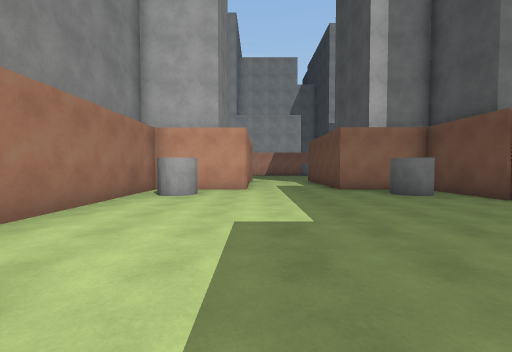
view 1 (above)

21 first-person views from a walk through a scene from a Unity 3-D project. The camera is 1.4 m above the floor, tilts 2° down and sees 90° across. The floor is counted in squares, 2 m on a side. Each view is taken from the middle of a square. On the plan, view 1 faces up. The plan holds only what a view shows up to about 9 squares ahead; the rest is blank. The place goes on beyond the plan. The player character is not drawn. Surface patterns are stand-ins for the level's own textures.

view 2
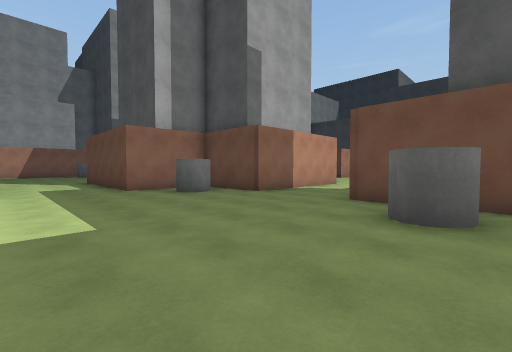

view 3
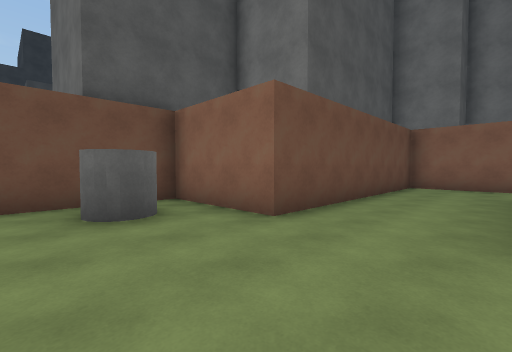

view 4
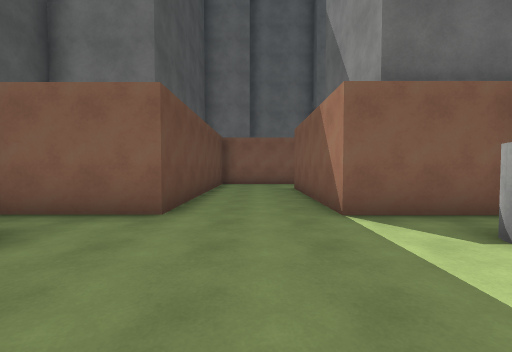

view 5
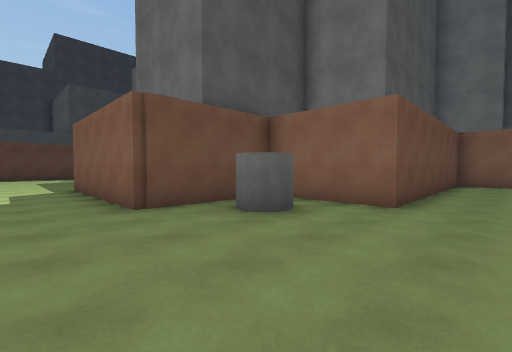

view 6
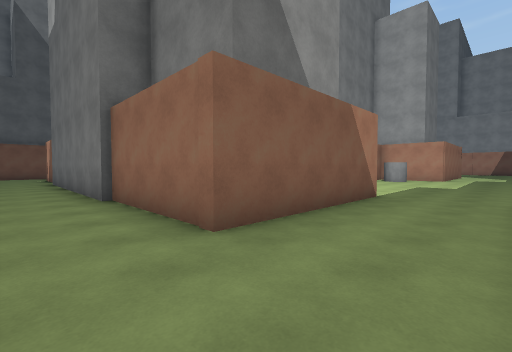

view 7
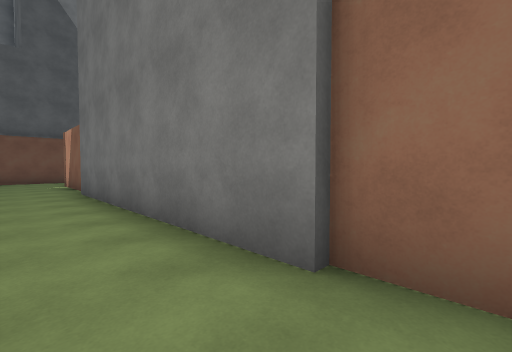

view 8
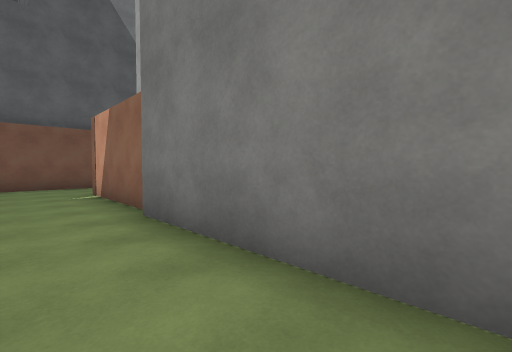

view 9
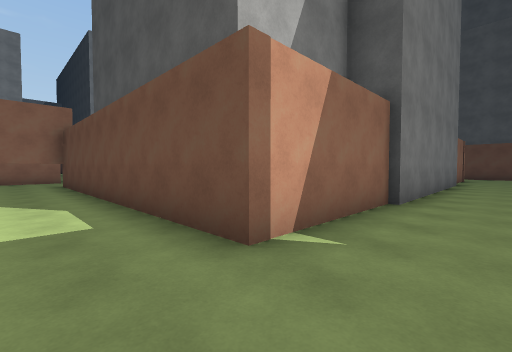

view 10
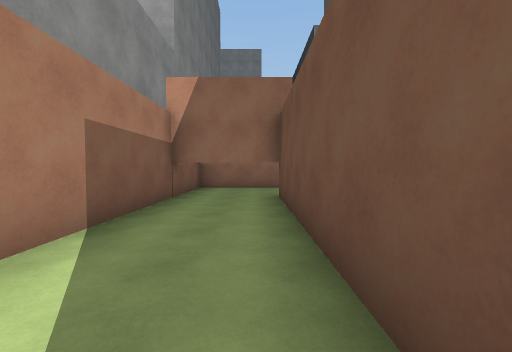

view 11
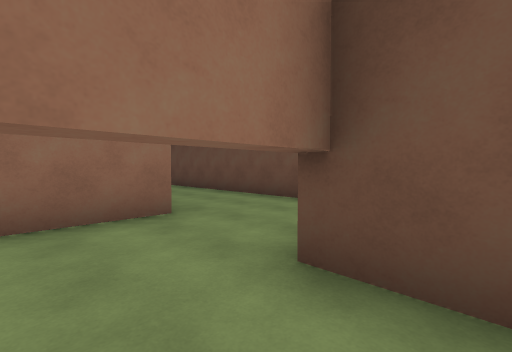

view 12
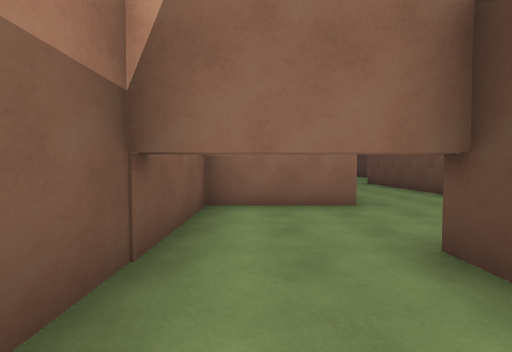

view 13
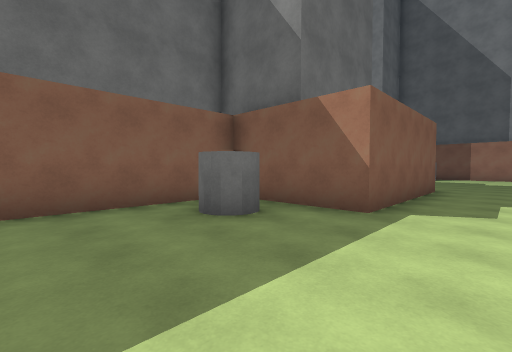

view 14
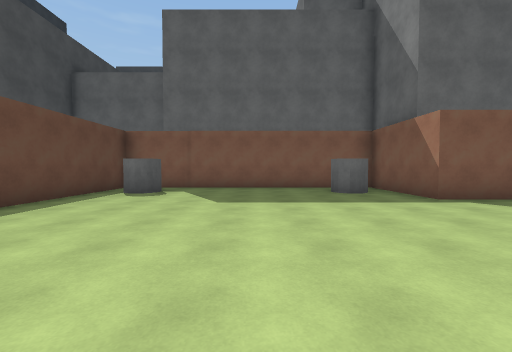

view 15
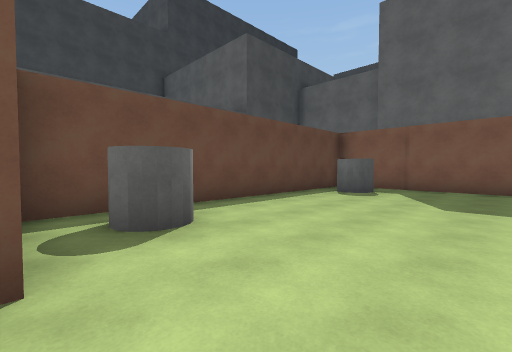

view 16
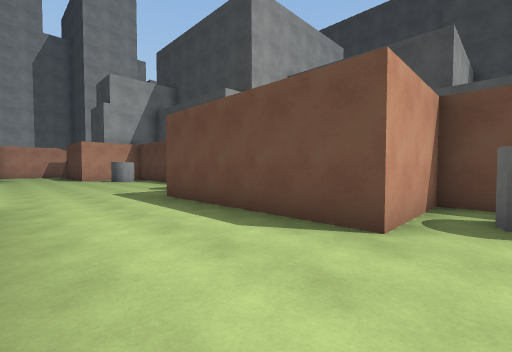

view 17
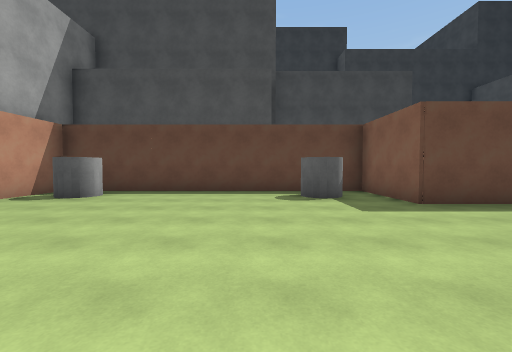

view 18
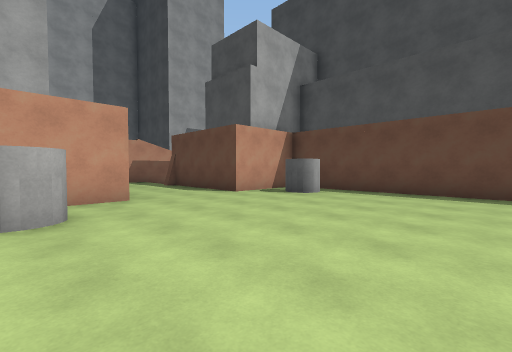

view 19
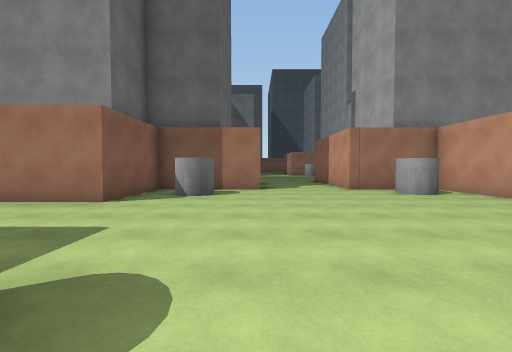

view 20
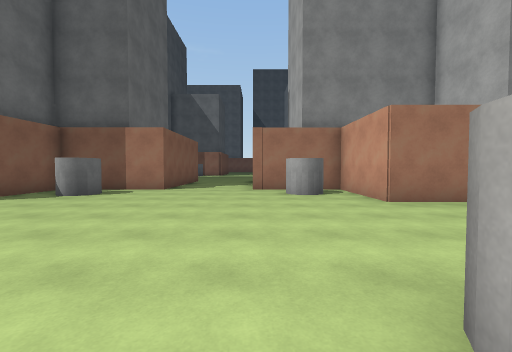

view 21
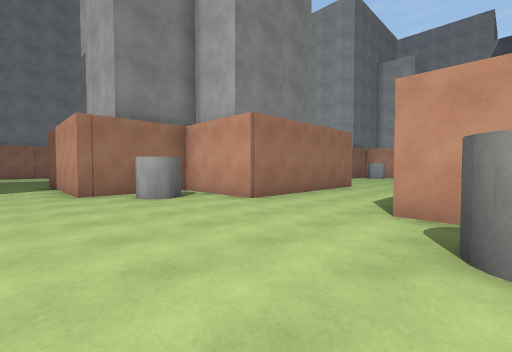

### Floor plan
Key: @ floor where view 1 was taken; # wall or solid block; . floor; C cylinder.
Columns run from 17 left of view 1 to 19 right of it. Each row starts with its distance up from view 1.
 22                            ####..####
 21                            #C.....C.#
 20                            #C.....C.#
 19                           ##........#
 18                           ..........#
 17                           ..........#
 16                           ##........#
 15                            #C.....C.#
 14                            #CC....C.#
 13                            ####..####
 12                  ..           #..#
 11      .#          ...          #..#
 10     ..#          ...#         #..#
  9     ..#          ...#         #..#
  8     ..#       ###...###    ####..####
  7 ####..#       #C.....C#    #C.....C.#
  6 #.....        #C.....C##   #C.....C.#
  5 #....         #........#####........#
  4 ####          #.....................#
  3 #..#          #.....................#
  2 #..#           ........#####........#
  1 #..#           C.....C.#   #CC....C.#
  0 #..#           ..@.....#   #........#
 -1  ..#          ###...####   ##########
 -2  ..#            #...#
 -3  ..#            #...#
 -4  ..#            #...#
 -5 #..##############...#
 -6 #...................#
 -7 #...................#

Where each view was taken, in squares from view 1:
view 1: 0 up, 0 right, facing up
view 2: 0 up, 0 right, facing up-right
view 3: 2 up, 0 right, facing down-right
view 4: 3 up, 1 right, facing down
view 5: 4 up, 1 right, facing down-right
view 6: 7 down, 2 right, facing up-left
view 7: 7 down, 3 left, facing up-left
view 8: 7 down, 7 left, facing up-left
view 9: 7 down, 16 left, facing up-right
view 10: 2 down, 15 left, facing up
view 11: 3 up, 16 left, facing up-right
view 12: 2 up, 16 left, facing up
view 13: 4 up, 14 right, facing down-left
view 14: 8 up, 14 right, facing down
view 15: 8 up, 14 right, facing down-right
view 16: 7 up, 13 right, facing up-right
view 17: 16 up, 11 right, facing right
view 18: 16 up, 11 right, facing up-right
view 19: 16 up, 18 right, facing left
view 20: 19 up, 18 right, facing left
view 21: 4 up, 17 right, facing up-left
